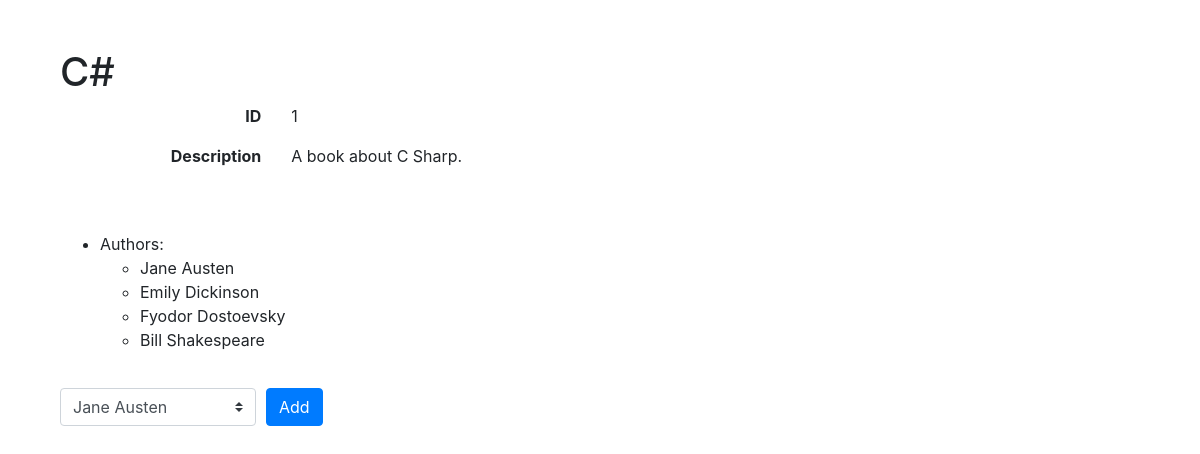
Screenshot of /books/1 with the database file from the repository.
### books_authors_app/models.py (models this page shows, shortened)
class Book(models.Model):
    title = models.CharField(max_length=255)
    desc = models.TextField()
    created_at = models.DateTimeField(auto_now_add=True)
    updated_at = models.DateTimeField(auto_now=True)

class Author(models.Model):
    first_name = models.CharField(max_length=45)
    last_name = models.CharField(max_length=45)
    notes = models.TextField()
    books = models.ManyToManyField(Book, related_name="Author")
    created_at = models.DateTimeField(auto_now_add=True)
    updated_at = models.DateTimeField(auto_now=True)

### books_authors_app/views.py (the view)
# urls.py: path('books/<int:bookid>', views.bookview, name='bookview'),
def bookview(request, bookid):
    context = {
        "bookinfo" : Book.objects.get(id=bookid),
        "authorinfo" : Author.objects.all(),
    }
    return render(request, 'html/bookview.html', context)

### books_authors_app/templates/html/bookview.html (shortened to what this page needs)
{% extends "html/base.html" %}
{% block content %}
<div class="col-5 mt-5">
    <h1>{{ bookinfo.title }}</h1>
    <div class="row justify-content-end">
        <div class="col text-right">
            <p class="font-weight-bold">ID</p>
        </div>
        <div class="col">
            <p>{{ bookinfo.id }}</p>
        </div>
    </div>
    <div class="row justify-content-end">
        <div class="col text-right">
            <p class="font-weight-bold">Description</p>
        </div>
        <div class="col">
            <p>{{ bookinfo.desc }}</p>
        </div>
    </div>
<ul class="mt-5">
    <li>Authors:
        <ul>
{% for author in bookinfo.Author.all %}
            <li>{{ author.first_name }} {{ author.last_name }}</li>
{% endfor %}
        </ul>
    </li>
</ul>
<form action="{% url 'addanauthor' %}" method="POST" class="pt-3">
    <div class="form-row align-items-center">
        <div class="col-auto my-1">
        <select class="custom-select mr-sm-2" id="authoradd" name="authoradd">
            {% for authors in authorinfo %}
            <option value="{{ authors.id}} ">{{ authors.first_name }} {{ authors.last_name }}</option>
            {% endfor %}
        </select>
        </div>
        <div class="col-auto my-1">
            <button type="submit" class="btn btn-primary">Add</button>
        </div>
    </div>
</form>
</div>
{% endblock %}

### rows the page displays
Book: title "C#", id "1", desc "A book about C Sharp."
Author: first_name "Jane", last_name "Austen"
Author: first_name "Emily", last_name "Dickinson"
Author: first_name "Fyodor", last_name "Dostoevsky"
Author: first_name "Bill", last_name "Shakespeare"

### other values shown
form field authoradd "Jane Austen"
